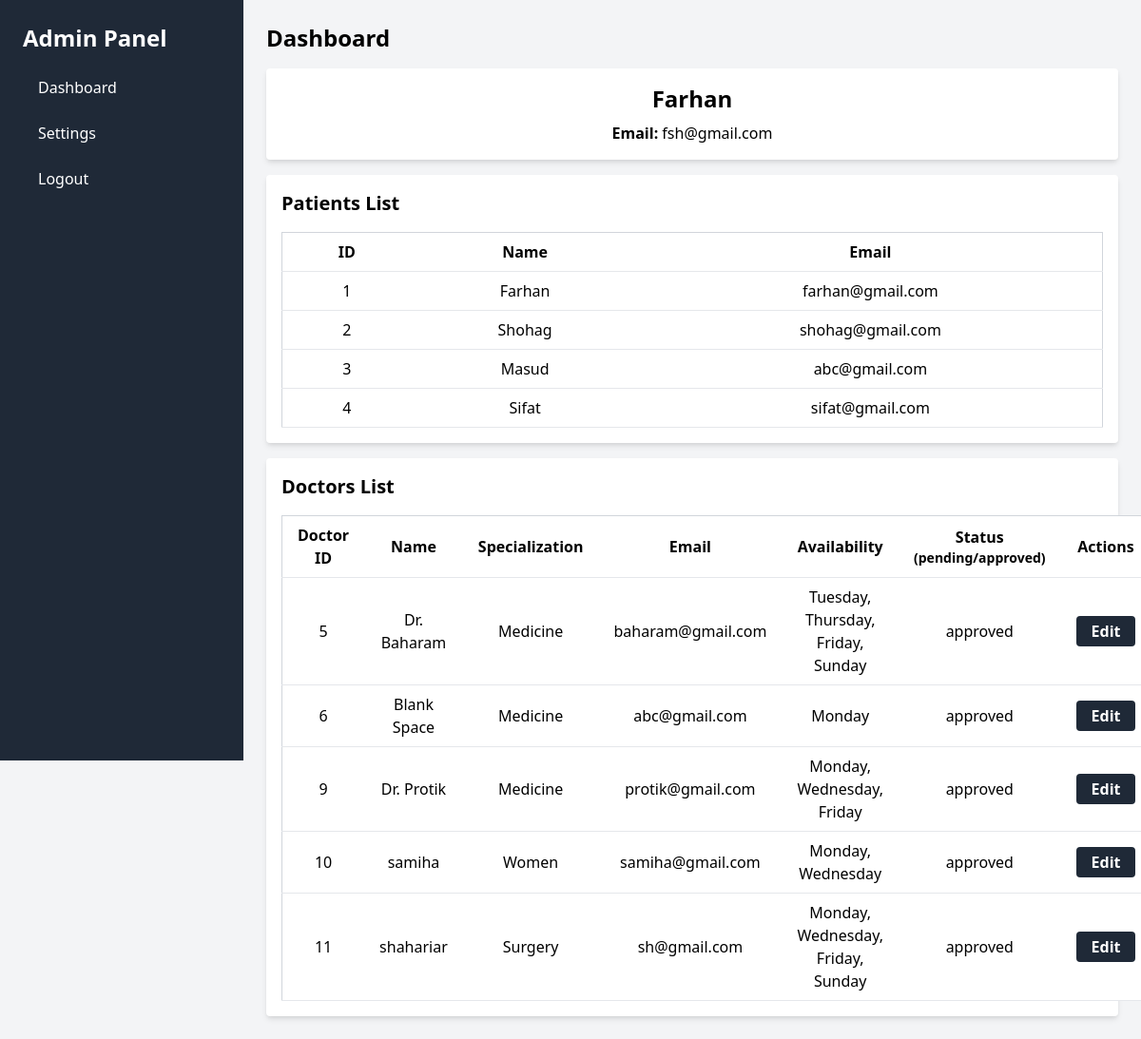
Page /admin.php (signed in) on the committed database.
### tables this page shows
CREATE TABLE `patients` (
  `patient_id` int(11) NOT NULL,
  `name` varchar(255) NOT NULL,
  `email` varchar(255) NOT NULL,
  `password` varchar(255) NOT NULL
);

CREATE TABLE `doctors` (
  `doctor_id` int(11) NOT NULL,
  `name` varchar(255) NOT NULL,
  `email` varchar(255) NOT NULL,
  `password` varchar(255) NOT NULL,
  `specialization` varchar(255) NOT NULL,
  `status` enum('pending','approved') DEFAULT 'pending',
  `start` time NOT NULL,
  `end` time NOT NULL,
  `availability` varchar(255) NOT NULL
);

### web/admin.php (the view, shortened to what this page needs)
<?php
 $adminId = $_SESSION["admin_id"];
$conn = mysqli_connect("localhost", "root", "", "doctor_appointment_system");
$query = "SELECT * FROM admins WHERE admin_id = $adminId";
$result = mysqli_query($conn, $query);
$admin = mysqli_fetch_assoc($result);
$queryPatients = "SELECT * FROM patients";
$resultPatients = mysqli_query($conn, $queryPatients);
$patients = mysqli_fetch_all($resultPatients, MYSQLI_ASSOC);
$queryDoctors = "SELECT * FROM doctors";
$resultDoctors = mysqli_query($conn, $queryDoctors);
$doctors = mysqli_fetch_all($resultDoctors, MYSQLI_ASSOC);
?>
<!DOCTYPE html>
<html lang="en">
<head>
    <link href="https://cdn.jsdelivr.net/npm/tailwindcss@2.2.19/dist/tailwind.min.css" rel="stylesheet">
</head>
<body class="bg-gray-100">
    <aside class="bg-gray-800 text-white h-screen w-64 fixed">
        <div class="p-6">
            <h1 class="text-2xl font-bold mb-4">Admin Panel</h1>
            <ul class="space-y-2">
                <li>
                    <a href="#" class="block py-2 px-4 rounded-md hover:bg-gray-700">Dashboard</a>
                </li>
                <li>
                    <a href="#" class="block py-2 px-4 rounded-md hover:bg-gray-700">Settings</a>
                </li>
                <li>
                    <a href="#" class="block py-2 px-4 rounded-md hover:bg-gray-700">Logout</a>
                </li>
            </ul>
        </div>
    </aside>
    <main class="ml-64 p-6">
        <h1 class="text-2xl font-bold mb-4">Dashboard</h1>
        <div class="bg-white shadow-md rounded p-4 flex flex-col items-center justify-center">
            <h2 class="text-2xl font-bold mb-2"><?php echo $admin['name']; ?></h2>
            <p><strong>Email:</strong> <?php echo $admin['email']; ?></p>
        </div>
        <div class="bg-white shadow-md rounded p-4 mt-4">
            <h2 class="text-xl font-bold mb-4">Patients List</h2>
            <table class="min-w-full bg-white border border-gray-300 text-center">
                <thead>
                    <tr>
                        <th class="py-2 px-4 border-b">ID</th>
                        <th class="py-2 px-4 border-b">Name</th>
                        <th class="py-2 px-4 border-b">Email</th>
                    </tr>
                </thead>
                <tbody>
                    <?php foreach ($patients as $patient) : ?>
                        <tr>
                            <td class="py-2 px-4 border-b"><?php echo $patient['patient_id']; ?></td>
                            <td class="py-2 px-4 border-b"><?php echo $patient['name']; ?></td>
                            <td class="py-2 px-4 border-b"><?php echo $patient['email']; ?></td>
                        </tr>
                    <?php endforeach; ?>
                </tbody>
            </table>
        </div>
        <div class="bg-white shadow-md rounded p-4 mt-4">
            <h2 class="text-xl font-bold mb-4">Doctors List</h2>
            <table class="min-w-full bg-white border border-gray-300">
                <thead>
                    <tr>
                        <th class="px-4 py-2 border-b">Doctor ID</th>
                        <th class="px-4 py-2 border-b">Name</th>
                        <th class="px-4 py-2 border-b">Specialization</th>
                        <th class="px-4 py-2 border-b">Email</th>
                        <th class="px-4 py-2 border-b">Availability</th>
                        <th class="px-4 py-2 border-b">Status<p class="text-sm">(pending/approved)</p></th>
                        <th class="px-4 py-2 border-b">Actions</th>
                    </tr>
                </thead>
                <tbody>
                    <?php foreach ($doctors as $doctor) : ?>
                        <tr>
                            <td class="px-4 py-2 border-b text-center doctor-id"><?php echo $doctor['doctor_id']; ?></td>
                            <td class="px-4 py-2 border-b text-center"><?php echo $doctor['name']; ?></td>
                            <td class="px-4 py-2 border-b text-center"><?php echo $doctor['specialization']; ?></td>
                            <td class="px-4 py-2 border-b text-center"><?php echo $doctor['email']; ?></td>
                            <td class="px-4 py-2 border-b text-center"><?php echo $doctor['availability']; ?></td>
                            <td class="px-4 py-2 border-b text-center status editable"><?php echo $doctor['status']; ?></td>
                            <td class="px-4 py-2 border-b text-center">
                                <button onclick="toggleStatusEdit(this)" class="bg-gray-800 hover:bg-gray-700 text-white font-bold py-1 px-4 rounded">
                                    Edit
                                </button>
                            </td>
                        </tr>
                    <?php endforeach; ?>
                </tbody>
            </table>
        </div>
    </main>
</body>
</html>

### web/admin.php (style rules this page uses)
.editable { cursor: pointer; }

### rows in the picture
patients: patient_id "1", name "Farhan", email "farhan@gmail.com"
patients: patient_id "2", name "Shohag", email "shohag@gmail.com"
patients: patient_id "3", name "Masud", email "abc@gmail.com"
patients: patient_id "4", name "Sifat", email "sifat@gmail.com"
doctors: doctor_id "5", name "Dr. Baharam", specialization "Medicine", email "baharam@gmail.com", availability "Tuesday, Thursday, Friday, Sunday", status "approved"
doctors: doctor_id "6", name "Blank Space", specialization "Medicine", email "abc@gmail.com", availability "Monday", status "approved"
doctors: doctor_id "9", name "Dr. Protik", specialization "Medicine", email "protik@gmail.com", availability "Monday, Wednesday, Friday", status "approved"
doctors: doctor_id "10", name "samiha", specialization "Women", email "samiha@gmail.com", availability "Monday, Wednesday", status "approved"
doctors: doctor_id "11", name "shahariar", specialization "Surgery", email "sh@gmail.com", availability "Monday, Wednesday, Friday, Sunday", status "approved"

### other values in the picture
$admin['name'] "Farhan"
$admin['email'] "fsh@gmail.com"
